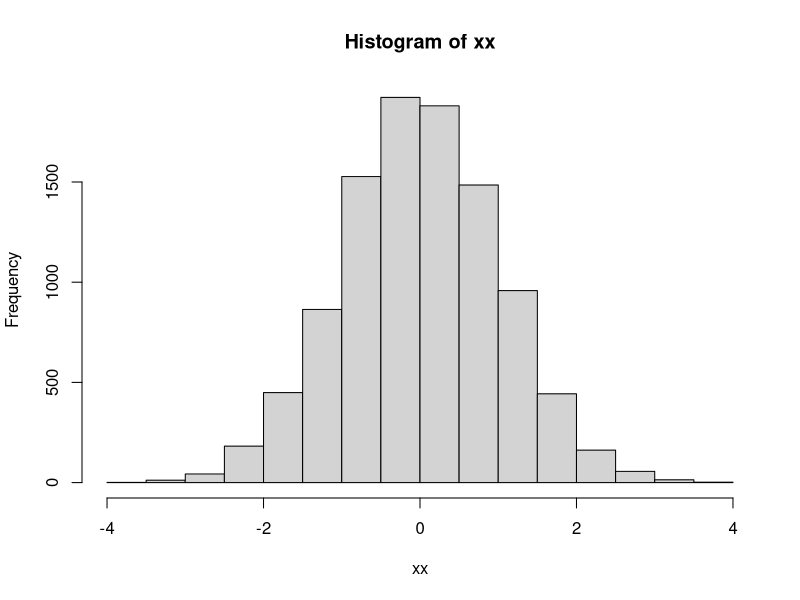

This figure's R source:
rm(list=ls())   # remove all existing variables

?rnorm  # tells your how to use this function
?hist

xx <- rnorm(10000)  # generate 10000 standard normal random samples
hist(xx)            # draw a histogram for vector xx